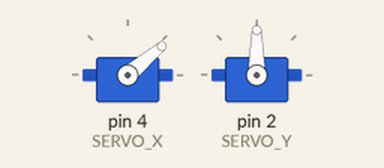
This sketch was run on a simulated Arduino Uno, built with avr-gcc and run on an emulated ATmega328P. Shown: 2 × servo.

Above: at 0.1 s.
Timing chart, 0 to 2.5 s (numbered marks = the images above):
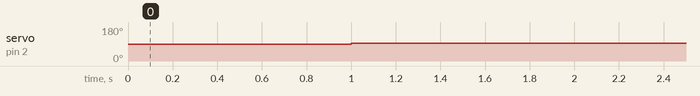

The sketch:

test.ino
```cpp
// general testing program
#include <Servo.h>

Servo SERVO_X;
Servo SERVO_Y;

void setup() {
  Serial.begin(112500);
  SERVO_X.attach(4);
  SERVO_Y.attach(2);
}

void loop() {
  SERVO_X.write(40);
  delay(1000);
  SERVO_Y.write(95);
}
```

Measured:
- by itself, servo on pin 2 (SERVO_Y): 90° → 95° at 1.0 s
